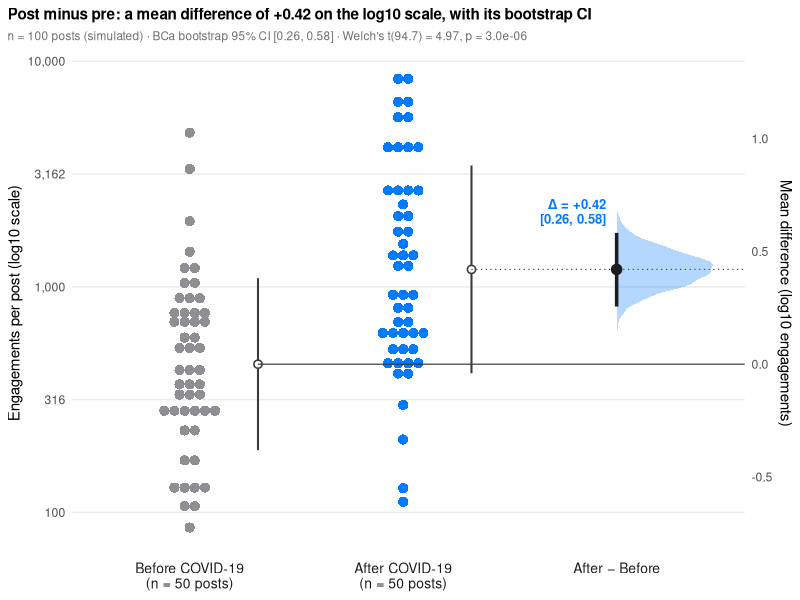

Write R code to recreate this figure.
# Estimation plot: the R equivalent of plot.py
# Simulated data, set in the context of Warin, Melchior & de Marcellis-Warin (2025) [warin2025who]
# R and NumPy draw different random numbers, so the values differ slightly from the Python figure.
library(boot)
library(ggplot2)

set.seed(2025)

# Data: log10 of engagements per WHO post, before and after the start of COVID-19
pre <- rnorm(50, 2.6, 0.38)
post <- rnorm(50, 3.15, 0.45)
d <- data.frame(group = rep(c("pre", "post"), each = 50), x = rep(1:2, each = 50),
                log_eng = c(pre, post))

# Mean difference with a BCa bootstrap 95% CI, and the bootstrap distribution
mean_diff <- function(data, i) {
  b <- data[i, ]
  mean(b$log_eng[b$group == "post"]) - mean(b$log_eng[b$group == "pre"])
}
bs <- boot(d, mean_diff, R = 5000, strata = factor(d$group))   # resample within each group
ci <- boot.ci(bs, type = "bca")$bca[4:5]
delta <- mean(post) - mean(pre)
tt <- t.test(post, pre)                                         # Welch's t-test

# Mean ± SD of each group, drawn as a line beside its swarm
stats <- data.frame(x = 1:2 + 0.32, m = c(mean(pre), mean(post)), s = c(sd(pre), sd(post)))

# Bootstrap distribution as a half violin on the floating difference axis,
# whose zero sits at the pre-COVID mean
k <- density(bs$t)
violin <- data.frame(y = k$x + mean(pre), width = 0.45 * k$y / max(k$y))

p <- ggplot(d, aes(x, log_eng)) +
  geom_dotplot(aes(group = group, fill = group), binaxis = "y", stackdir = "center",
               binwidth = 0.045, colour = NA, show.legend = FALSE) +
  scale_fill_manual(values = c(pre = "#8E8E93", post = "#007AFF")) +
  geom_linerange(data = stats, aes(x = x, ymin = m - s, ymax = m + s), inherit.aes = FALSE,
                 colour = "#3A3A3C", linewidth = 0.7) +
  geom_point(data = stats, aes(x, m), shape = 21, size = 2.2, fill = "white", colour = "#3A3A3C",
             stroke = 0.8) +
  # Reference lines from the group means to the difference axis
  annotate("segment", x = 1.32, xend = 3.6, y = mean(pre), yend = mean(pre), colour = "#3A3A3C",
           linewidth = 0.4) +
  annotate("segment", x = 2.32, xend = 3.6, y = mean(post), yend = mean(post), colour = "#3A3A3C",
           linewidth = 0.4, linetype = "dotted") +
  # Difference: bootstrap distribution, 95% CI and point estimate
  geom_ribbon(data = violin, aes(y = y, xmin = 3, xmax = 3 + width), inherit.aes = FALSE,
              fill = "#007AFF", alpha = 0.3) +
  annotate("linerange", x = 3, ymin = mean(pre) + ci[1], ymax = mean(pre) + ci[2],
           colour = "#1D1D1F", linewidth = 1.2) +
  annotate("point", x = 3, y = mean(post), size = 3.2, colour = "#1D1D1F") +
  annotate("text", x = 2.95, y = mean(pre) + ci[2] + 0.04, hjust = 1, vjust = 0, lineheight = 0.95,
           label = sprintf("Δ = %+.2f\n[%.2f, %.2f]", delta, ci[1], ci[2]), colour = "#007AFF",
           fontface = "bold", size = 3.3) +
  scale_x_continuous(breaks = 1:3, limits = c(0.45, 3.6), expand = c(0, 0),
                     labels = c(sprintf("Before COVID-19\n(n = %d posts)", length(pre)),
                                sprintf("After COVID-19\n(n = %d posts)", length(post)),
                                "After − Before")) +
  scale_y_continuous(breaks = seq(2, 4, 0.5), labels = c("100", "316", "1,000", "3,162", "10,000"),
                     sec.axis = sec_axis(~ . - mean(pre), name = "Mean difference (log10 engagements)")) +
  labs(title = sprintf("Post minus pre: a mean difference of %+.2f on the log10 scale, with its bootstrap CI",
                       delta),
       subtitle = sprintf(paste("n = %d posts (simulated) · BCa bootstrap 95%% CI [%.2f, %.2f] ·",
                                "Welch's t(%.1f) = %.2f, p = %.1e"),
                          nrow(d), ci[1], ci[2], tt$parameter, tt$statistic, tt$p.value),
       x = NULL, y = "Engagements per post (log10 scale)") +
  theme_minimal(base_size = 11) +
  theme(plot.title = element_text(face = "bold", size = 11),
        plot.title.position = "plot",
        plot.subtitle = element_text(size = 8.5, colour = "#6E6E73"),
        axis.text.x = element_text(colour = "#1D1D1F", size = 10),
        panel.grid.minor = element_blank(), panel.grid.major.x = element_blank())
print(p)
